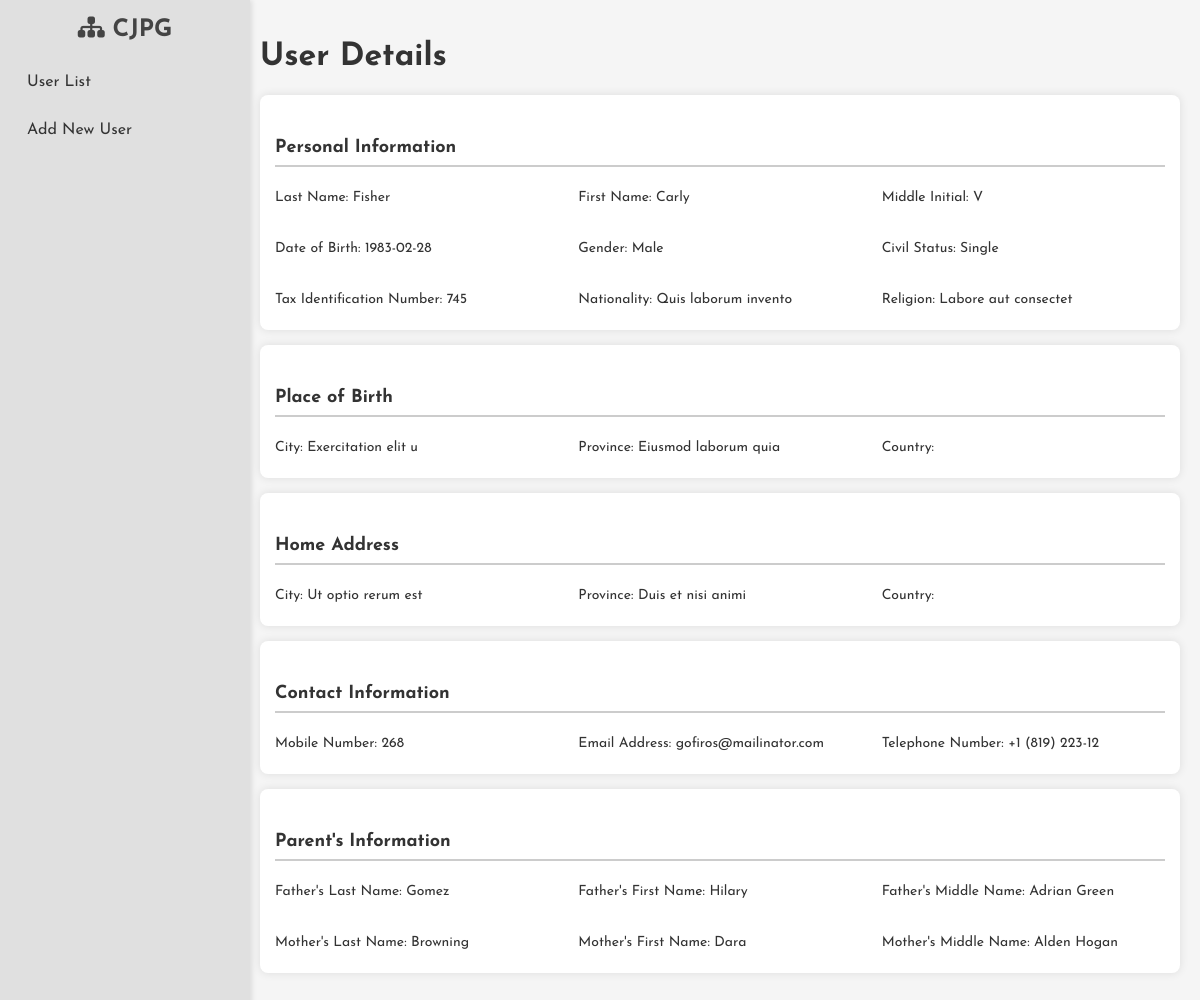
Screenshot of /view.php?id=2 with the database file from the repository.
### tables this page shows
CREATE TABLE `personal_data` (
  `id` int(11) NOT NULL,
  `last_name` varchar(50) DEFAULT NULL,
  `first_name` varchar(50) DEFAULT NULL,
  `middle_initial` char(1) DEFAULT NULL,
  `date_of_birth` date DEFAULT NULL,
  `gender` enum('Male','Female') DEFAULT NULL,
  `civil_status` enum('Single','Married','Widowed','Legally Separated','Others') DEFAULT NULL,
  `other_civil_status` varchar(50) DEFAULT NULL,
  `tax_identification_number` varchar(15) DEFAULT NULL,
  `nationality` varchar(50) DEFAULT NULL,
  `religion` varchar(50) DEFAULT NULL,
  `place_of_birth_rm_flr_unit` varchar(50) DEFAULT NULL,
  `place_of_birth_house_lot_blk` varchar(50) DEFAULT NULL,
  `place_of_birth_street_name` varchar(100) DEFAULT NULL,
  `place_of_birth_subdivision` varchar(100) DEFAULT NULL,
  `place_of_birth_barangay` varchar(100) DEFAULT NULL,
  `place_of_birth_city` varchar(100) DEFAULT NULL,
  `place_of_birth_province` varchar(100) DEFAULT NULL,
  `place_of_birth_country` enum('Afghanistan','Albania','Algeria','Andorra','Angola','Antigua and Barbuda','Argentina','Armenia','Australia','Austria','Azerbaijan','Bahamas','Bahrain','Bangladesh','Barbados','Belarus','Belgium','Belize','Benin','Bhutan','Bolivia','Bosnia and Herzegovina','Botswana','Brazil','Brunei','Bulgaria','Burkina Faso','Burundi','Cambodia','Cameroon','Canada','Central African Republic','Chad','Chile','China','Colombia','Comoros','Congo','Costa Rica','Côte d''Ivoire','Croatia','Cuba','Cyprus','Czech Republic','Denmark','Djibouti','Dominica','Dominican Republic','Ecuador','Egypt','El Salvador','Equatorial Guinea','Eritrea','Estonia','Ethiopia','Fiji','Finland','France','Gabon','Gambia','Georgia','Germany','Ghana','Greece','Grenada','Guatemala','Guinea','Guinea-Bissau','Guyana','Haiti','Honduras','Hungary','Iceland','India','Indonesia','Iran','Iraq','Ireland','Israel','Italy','Jamaica','Japan','Jordan','Kazakhstan','Kenya','Kiribati','North Korea','South Korea','Kosovo','Kuwait','Kyrgyzstan','Laos','Latvia','Lebanon','Lesotho','Liberia','Libya','Lithuania','Luxembourg','Macedonia','Madagascar','Malawi','Malaysia','Maldives','Mali','Malta','Marshall Islands','Mauritania','Mauritius','Mexico','Micronesia','Moldova','Monaco','Mongolia','Montenegro','Morocco','Mozambique','Myanmar','Namibia','Nauru','Nepal','Netherlands','New Zealand','Nicaragua','Niger','Nigeria','Norway','Oman','Pakistan','Palau','Panama','Papua New Guinea','Paraguay','Peru','Philippines','Poland','Portugal','Qatar','Romania','Russia','Rwanda','Saint Kitts and Nevis','Saint Lucia','Saint Vincent and the Grenadines','Samoa','San Marino','Sao Tome and Principe','Saudi Arabia','Senegal','Serbia','Seychelles','Sierra Leone','Singapore','Sint Maarten','Slovakia','Slovenia','Solomon Islands','Somalia','South Africa','South Sudan','Spain','Sri Lanka','Sudan','Suriname','Swaziland','Sweden','Switzerland','Syria','Tajikistan','Tanzania','Thailand','Timor-Leste','Togo','Tonga','Trinidad and Tobago','Tunisia','Turkey','Turkmenistan','Tuvalu','Uganda','Ukraine','United Arab Emirates','United Kingdom','United States','Uruguay','Uzbekistan','Vanuatu','Vatican City','Venezuela','Vietnam','Yemen','Zambia','Zimbabwe') DEFAULT NULL,
  `place_of_birth_zip_code` varchar(10) DEFAULT NULL,
  `home_address_rm_flr_unit` varchar(50) DEFAULT NULL,
  `home_address_house_lot_blk` varchar(50) DEFAULT NULL,
  `home_address_street_name` varchar(100) DEFAULT NULL,
  `home_address_subdivision` varchar(100) DEFAULT NULL,
  `home_address_barangay` varchar(100) DEFAULT NULL,
  `home_address_city` varchar(100) DEFAULT NULL,
  `home_address_province` varchar(100) DEFAULT NULL,
  `home_address_country` enum('Afghanistan','Albania','Algeria','Andorra','Angola','Antigua and Barbuda','Argentina','Armenia','Australia','Austria','Azerbaijan','Bahamas','Bahrain','Bangladesh','Barbados','Belarus','Belgium','Belize','Benin','Bhutan','Bolivia','Bosnia and Herzegovina','Botswana','Brazil','Brunei','Bulgaria','Burkina Faso','Burundi','Cambodia','Cameroon','Canada','Central African Republic','Chad','Chile','China','Colombia','Comoros','Congo','Costa Rica','Côte d''Ivoire','Croatia','Cuba','Cyprus','Czech Republic','Denmark','Djibouti','Dominica','Dominican Republic','Ecuador','Egypt','El Salvador','Equatorial Guinea','Eritrea','Estonia','Ethiopia','Fiji','Finland','France','Gabon','Gambia','Georgia','Germany','Ghana','Greece','Grenada','Guatemala','Guinea','Guinea-Bissau','Guyana','Haiti','Honduras','Hungary','Iceland','India','Indonesia','Iran','Iraq','Ireland','Israel','Italy','Jamaica','Japan','Jordan','Kazakhstan','Kenya','Kiribati','North Korea','South Korea','Kosovo','Kuwait','Kyrgyzstan','Laos','Latvia','Lebanon','Lesotho','Liberia','Libya','Lithuania','Luxembourg','Macedonia','Madagascar','Malawi','Malaysia','Maldives','Mali','Malta','Marshall Islands','Mauritania','Mauritius','Mexico','Micronesia','Moldova','Monaco','Mongolia','Montenegro','Morocco','Mozambique','Myanmar','Namibia','Nauru','Nepal','Netherlands','New Zealand','Nicaragua','Niger','Nigeria','Norway','Oman','Pakistan','Palau','Panama','Papua New Guinea','Paraguay','Peru','Philippines','Poland','Portugal','Qatar','Romania','Russia','Rwanda','Saint Kitts and Nevis','Saint Lucia','Saint Vincent and the Grenadines','Samoa','San Marino','Sao Tome and Principe','Saudi Arabia','Senegal','Serbia','Seychelles','Sierra Leone','Singapore','Sint Maarten','Slovakia','Slovenia','Solomon Islands','Somalia','South Africa','South Sudan','Spain','Sri Lanka','Sudan','Suriname','Swaziland','Sweden','Switzerland','Syria','Tajikistan','Tanzania','Thailand','Timor-Leste','Togo','Tonga','Trinidad and Tobago','Tunisia','Turkey','Turkmenistan','Tuvalu','Uganda','Ukraine','United Arab Emirates','United Kingdom','United States','Uruguay','Uzbekistan','Vanuatu','Vatican City','Venezuela','Vietnam','Yemen','Zambia','Zimbabwe') DEFAULT NULL,
  `home_address_zip_code` varchar(10) DEFAULT NULL,
  `mobile_number` varchar(15) DEFAULT NULL,
  `email_address` varchar(100) DEFAULT NULL,
  `telephone_number` varchar(15) DEFAULT NULL,
  `father_last_name` varchar(50) DEFAULT NULL,
  `father_first_name` varchar(50) DEFAULT NULL,
  `father_middle_name` varchar(50) DEFAULT NULL,
  `mother_last_name` varchar(50) DEFAULT NULL,
  `mother_first_name` varchar(50) DEFAULT NULL,
  `mother_middle_name` varchar(50) DEFAULT NULL
);

### controllers/UserController.php (called while the page is built, shortened)
<?php
require_once '../models/User.php';
class UserController {
    private $userModel;
    public function __construct($db) {
        $this->userModel = new User($db);
    }
    public function viewUser ($id) {
        return $this->userModel->getById($id);
    }
}
?>

### models/User.php (called while the page is built, shortened)
<?php
class User {
    private $conn;
    public function __construct($db) {
        $this->conn = $db;
    }
    public function getById($id) {
        $sql = "SELECT * FROM personal_data WHERE id=?";
        $stmt = $this->conn->prepare($sql);
        $stmt->bind_param("i", $id);
        $stmt->execute();
        return $stmt->get_result()->fetch_assoc();
    }
}
?>

### public/view.php (the view, shortened to what this page needs)
<?php
require '../config/conf.php';
require '../controllers/UserController.php';
$userController = new UserController($conn);
if (isset($_GET['id'])) {
    $userId = $_GET['id'];
    $user = $userController->viewUser ($userId);
} else {
    echo "No user ID specified.";
    exit;
}
?>
<!DOCTYPE html>
<html lang="en">
<head>
    <link rel="stylesheet" href="styles.css">
    <link rel="stylesheet" href="https://cdnjs.cloudflare.com/ajax/libs/font-awesome/6.7.2/css/all.min.css" />
</head>
<body>
    <div class="sidebar">
        <h2><i class="fa-solid fa-sitemap"></i>  CJPG</h2>
        <a href="index.php">User  List</a>
        <a href="form.php">Add New User</a>
    </div>
    <div class="content">
        <h1>User Details</h1>
        <div class="info-container">
            <h2 class="section-title">Personal Information</h2>
            <div class="info-grid">
                <p>Last Name: <?php echo htmlspecialchars($user['last_name']); ?></p>
                <p>First Name: <?php echo htmlspecialchars($user['first_name']); ?></p>
                <p>Middle Initial: <?php echo htmlspecialchars($user['middle_initial']); ?></p>
                <p>Date of Birth: <?php echo htmlspecialchars($user['date_of_birth']); ?></p>
                <p>Gender: <?php echo htmlspecialchars($user['gender']); ?></p>
                <p>Civil Status: <?php echo htmlspecialchars($user['civil_status'] === 'Other' ? $user['other_civil_status'] : $user['civil_status']); ?></p>
                <p>Tax Identification Number: <?php echo htmlspecialchars($user['tax_identification_number']); ?></p>
                <p>Nationality: <?php echo htmlspecialchars($user['nationality']); ?></p>
                <p>Religion: <?php echo htmlspecialchars($user['religion']); ?></p>
            </div>
        </div>
        <div class="info-container">
            <h2 class="section-title">Place of Birth</h2>
            <div class="info-grid">
                <p>City: <?php echo htmlspecialchars($user['place_of_birth_city']); ?></p>
                <p>Province: <?php echo htmlspecialchars($user['place_of_birth_province']); ?></p>
                <p>Country: <?php echo htmlspecialchars($user['place_of_birth_country']); ?></p>
            </div>
        </div>
        <div class="info-container">
            <h2 class="section-title">Home Address</h2>
            <div class="info-grid">
                <p>City: <?php echo htmlspecialchars($user['home_address_city']); ?></p>
                <p>Province: <?php echo htmlspecialchars($user['home_address_province']); ?></p>
                <p>Country: <?php echo htmlspecialchars($user['home_address_country']); ?></p>
            </div>
        </div>
        <div class="info-container">
            <h2 class="section-title">Contact Information</h2>
            <div class="info-grid">
                <p>Mobile Number: <?php echo htmlspecialchars($user['mobile_number']); ?></p>
                <p>Email Address: <?php echo htmlspecialchars($user['email_address']); ?></p>
                <p>Telephone Number: <?php echo htmlspecialchars($user['telephone_number']); ?></p>
            </div>
        </div>
        <div class="info-container">
            <h2 class="section-title">Parent's Information</h2>
            <div class="info-grid">
                <p>Father's Last Name: <?php echo htmlspecialchars($user['father_last_name']); ?></p>
                <p>Father's First Name: <?php echo htmlspecialchars($user['father_first_name']); ?></p>
                <p>Father's Middle Name: <?php echo htmlspecialchars($user['father_middle_name']); ?></p>
                <p>Mother's Last Name: <?php echo htmlspecialchars($user['mother_last_name']); ?></p>
                <p>Mother's First Name: <?php echo htmlspecialchars($user['mother_first_name']); ?></p>
                <p>Mother's Middle Name: <?php echo htmlspecialchars($user['mother_middle_name']); ?></p>
            </div>
        </div>
    </div>
</body>
</html>

### public/styles.css (style rules this page uses)
body { display: flex; font-family: 'Poppins', Arial, sans-serif; margin: 0; padding: 0; background-color: #f5f5f5; color: #333; }
.sidebar { position: fixed; width: 220px; height: 100%; background-color: #e0e0e0; padding: 15px; box-shadow: 2px 0 5px rgba(0, 0, 0, 0.1); overflow-y: auto; }
.sidebar h2 { color: #444; margin-top: 0; text-align: center; }
.sidebar a { display: block; padding: 12px; color: #333; text-decoration: none; margin-bottom: 8px; border-radius: 5px; transition: background 0.3s ease-in-out; }
.content { margin-left: 240px; padding: 20px; flex: 1; }

### public/view.php (style rules this page uses)
.section-title { font-size: 18px; font-weight: bold; padding: 8px 0; border-bottom: 2px solid #ccc; margin-top: 20px; }
.info-container { background: white; padding: 15px; border-radius: 8px; box-shadow: 0 0 10px rgba(0, 0, 0, 0.1); margin-bottom: 15px; }
.info-container p { margin: 8px 0; font-size: 14px; }
.sidebar a { font-family: "Josefin Sans", sans-serif; font-optical-sizing: auto; font-weight: weight; font-style: normal; }
.sidebar h2 { font-family: "Josefin Sans", sans-serif; font-optical-sizing: auto; font-weight: weight; font-style: normal; }
.content { font-family: "Josefin Sans", sans-serif; font-optical-sizing: auto; font-weight: weight; font-style: normal; }
.info-grid { display: flex; flex-wrap: wrap; gap: 20px; }
.info-grid p { flex: 1 1 calc(33.333% - 20px); min-width: 250px; }

### rows the page displays
personal_data: last_name "Fisher", first_name "Carly", middle_initial "V", date_of_birth "1983-02-28", gender "Male", civil_status "Single", tax_identification_number "745", nationality "Quis laborum invento", religion "Labore aut consectet", place_of_birth_city "Exercitation elit u", place_of_birth_province "Eiusmod laborum quia", home_address_city "Ut optio rerum est", home_address_province "Duis et nisi animi", mobile_number "268", email_address "gofiros@mailinator.com", telephone_number "+1 (819) 223-12", father_last_name "Gomez", father_first_name "Hilary", father_middle_name "Adrian Green", mother_last_name "Browning", mother_first_name "Dara", mother_middle_name "Alden Hogan"
